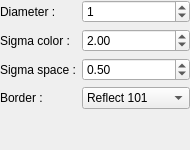
<?xml version="1.0" encoding="UTF-8"?>
<ui version="4.0">
 <class>BilateralFilterWidget</class>
 <widget class="QWidget" name="BilateralFilterWidget">
  <property name="geometry">
   <rect>
    <x>0</x>
    <y>0</y>
    <width>190</width>
    <height>150</height>
   </rect>
  </property>
  <property name="windowTitle">
   <string>Form</string>
  </property>
  <layout class="QFormLayout" name="formLayout">
   <property name="leftMargin">
    <number>0</number>
   </property>
   <property name="topMargin">
    <number>0</number>
   </property>
   <property name="rightMargin">
    <number>0</number>
   </property>
   <property name="bottomMargin">
    <number>0</number>
   </property>
   <item row="0" column="0">
    <widget class="QLabel" name="label">
     <property name="text">
      <string>Diameter :</string>
     </property>
    </widget>
   </item>
   <item row="0" column="1">
    <widget class="QSpinBox" name="spinBoxDiameter">
     <property name="maximum">
      <number>999999</number>
     </property>
     <property name="singleStep">
      <number>2</number>
     </property>
     <property name="value">
      <number>1</number>
     </property>
    </widget>
   </item>
   <item row="1" column="0">
    <widget class="QLabel" name="label_2">
     <property name="text">
      <string>Sigma color :</string>
     </property>
    </widget>
   </item>
   <item row="1" column="1">
    <widget class="QDoubleSpinBox" name="spinBoxSigmaColor">
     <property name="maximum">
      <double>99999.000000000000000</double>
     </property>
     <property name="value">
      <double>2.000000000000000</double>
     </property>
    </widget>
   </item>
   <item row="2" column="0">
    <widget class="QLabel" name="label_3">
     <property name="text">
      <string>Sigma space :</string>
     </property>
    </widget>
   </item>
   <item row="2" column="1">
    <widget class="QDoubleSpinBox" name="spinBoxSigmaSpace">
     <property name="maximum">
      <double>99999.000000000000000</double>
     </property>
     <property name="value">
      <double>0.500000000000000</double>
     </property>
    </widget>
   </item>
   <item row="3" column="0">
    <widget class="QLabel" name="label_5">
     <property name="text">
      <string>Border :</string>
     </property>
    </widget>
   </item>
   <item row="3" column="1">
    <widget class="QComboBox" name="comboBox">
     <item>
      <property name="text">
       <string>Reflect 101</string>
      </property>
     </item>
     <item>
      <property name="text">
       <string>Reflect</string>
      </property>
     </item>
     <item>
      <property name="text">
       <string>Replicate</string>
      </property>
     </item>
     <item>
      <property name="text">
       <string>Constant</string>
      </property>
     </item>
    </widget>
   </item>
  </layout>
 </widget>
 <resources/>
 <connections/>
</ui>
